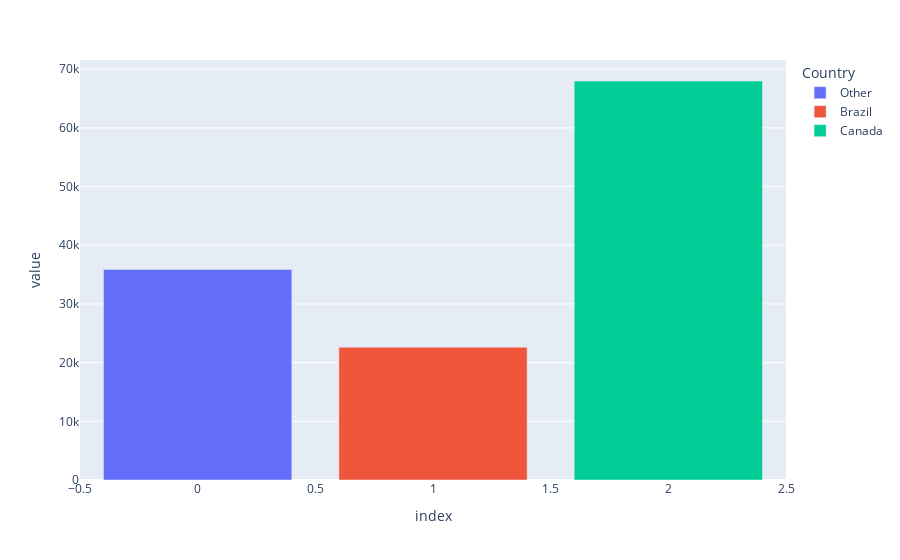

This figure's notebook cell:
### Code cell
fig = px.bar(a, color='Country')
fig.show()

### Figure 1 — Plotly figure (JSON) as saved in the notebook; plotly's stock layout.template omitted (floating-point values rounded to 4 significant figures)
{"data": [{"alignmentgroup": "True", "hovertemplate": "Country=Other<br>index=%{x}<br>value=%{y}<extra></extra>", "legendgroup": "Other", "marker": {"color": "#636efa", "pattern": {"shape": ""}}, "name": "Other", "offsetgroup": "Other", "orientation": "v", "showlegend": true, "textposition": "auto", "type": "bar", "x": [0], "xaxis": "x", "y": [35870.0], "yaxis": "y"}, {"alignmentgroup": "True", "hovertemplate": "Country=Brazil<br>index=%{x}<br>value=%{y}<extra></extra>", "legendgroup": "Brazil", "marker": {"color": "#EF553B", "pattern": {"shape": ""}}, "name": "Brazil", "offsetgroup": "Brazil", "orientation": "v", "showlegend": true, "textposition": "auto", "type": "bar", "x": [1], "xaxis": "x", "y": [22630.0], "yaxis": "y"}, {"alignmentgroup": "True", "hovertemplate": "Country=Canada<br>index=%{x}<br>value=%{y}<extra></extra>", "legendgroup": "Canada", "marker": {"color": "#00cc96", "pattern": {"shape": ""}}, "name": "Canada", "offsetgroup": "Canada", "orientation": "v", "showlegend": true, "textposition": "auto", "type": "bar", "x": [2], "xaxis": "x", "y": [67990.0], "yaxis": "y"}], "layout": {"barmode": "relative", "legend": {"title": {"text": "Country"}, "tracegroupgap": 0}, "margin": {"t": 60}, "xaxis": {"anchor": "y", "domain": [0, 1], "title": {"text": "index"}}, "yaxis": {"anchor": "x", "domain": [0, 1], "title": {"text": "value"}}}}
